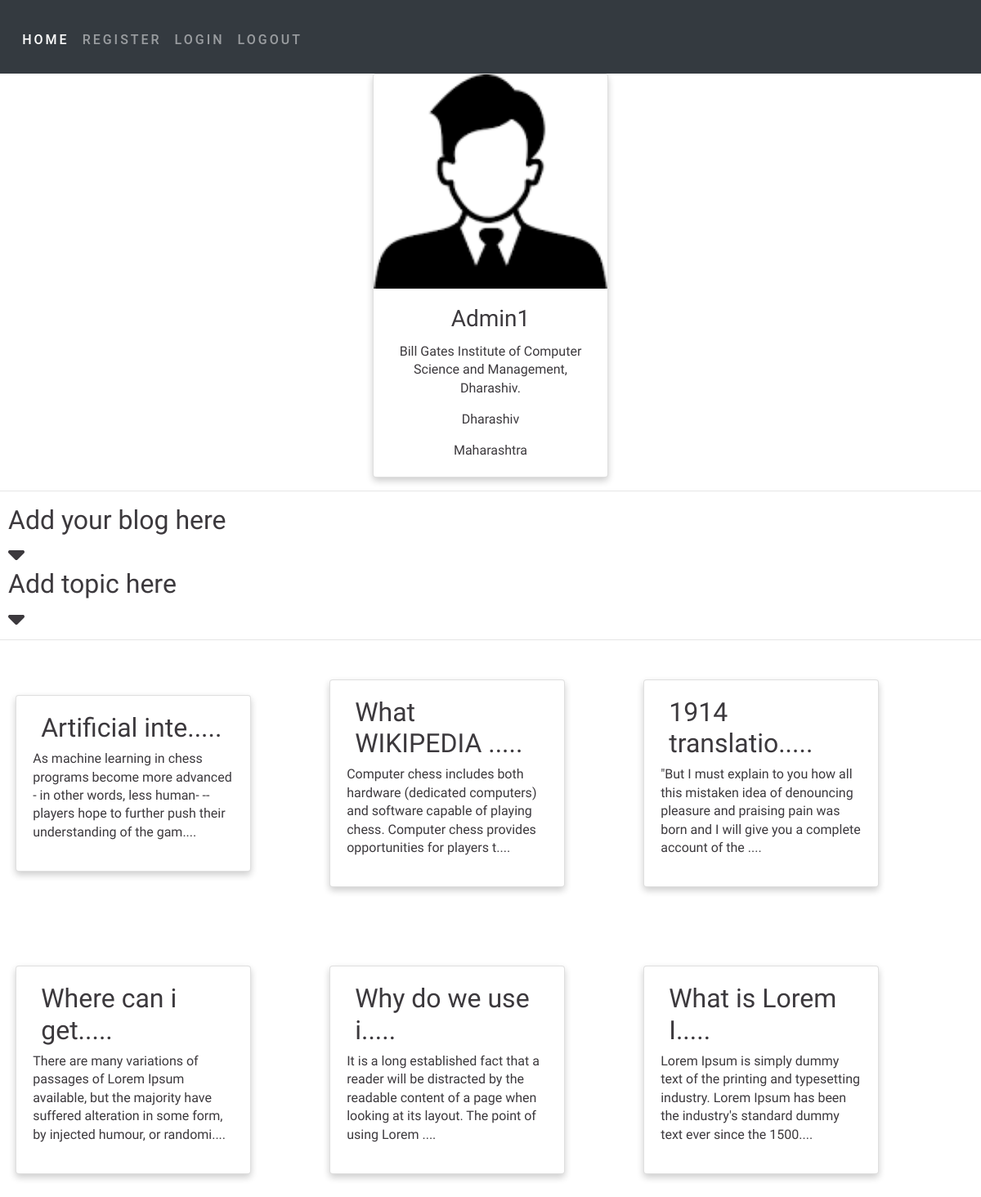
The page /Admin_panel/Dashboard.php (signed in) on the database its author committed.
### tables this page shows
CREATE TABLE `users` (
  `id` int(11) NOT NULL,
  `username` varchar(50) NOT NULL,
  `password` varchar(255) NOT NULL,
  `created_at` date NOT NULL DEFAULT current_timestamp(),
  `address` text NOT NULL,
  `city` varchar(20) NOT NULL,
  `state` varchar(20) NOT NULL
);

CREATE TABLE `posts` (
  `id` int(11) NOT NULL,
  `title` text NOT NULL,
  `content` text NOT NULL,
  `created_at` timestamp NOT NULL DEFAULT current_timestamp(),
  `created_by` varchar(20) DEFAULT NULL
);

### Admin_panel/Dashboard.php (the view, shortened to what this page needs)
<?php
require("..\db.php");
$sessionusername=$_SESSION['username'];
if(isset($_SESSION['username'])){
  $userquery="SELECT * FROM users WHERE username='$sessionusername'";
  $runUQ=mysqli_query($db,$userquery);
  $post=mysqli_fetch_assoc($runUQ);
?>
<!DOCTYPE html>
<html lang="en">
<head>
    <link rel="stylesheet" href="AdminStyle.css">
    <link rel="stylesheet" href="..\includes\all.css">
    <link rel="stylesheet" href="https://stackpath.bootstrapcdn.com/bootstrap/4.3.1/css/bootstrap.min.css">
    <link rel="stylesheet" href="..\includes\style.css">
</head>
<body class="dashboard-body" onload="document.addblogform.reset();">
<nav class="navbar navbar-expand-lg navbar-dark bg-dark">
  <div class="collapse navbar-collapse" id="navbarNavDropdown">
  <ul class="navbar-nav" type="none">
      <li class="nav-item active">
        <a class="nav-link" href="../index.php">Home <span class="sr-only">(current)</span></a>
      </li>
      <li class="nav-item">
        <a class="nav-link" href="register.php">Register</a>
      </li>
      <li class="nav-item">
        <a class="nav-link" href="login.php">Login</a>
      </li>
      <li class="nav-item">
        <a class="nav-link" href="logout.php">Logout</a>
      </li>
    </ul>
  </div>
</nav>
<center>
<div class="card" style="width: 18rem;">
  <img src="../images/userlogo.jpg" class="card-img-top" alt="...">
  <div class="card-body">
    <h3 class="card-title"><?=$post['username']?></h3>
    <p class="card-text"><?=$post['address']?></p>
    <p class="card-text"><?=$post['city']?></p>
    <p class="card-text"><?=$post['state']?></p>
  </div>
</div>
</center>
<hr>
<h2>Add your blog here<a id="dropButton"><i class="fa fa-sort-desc"></i></a></h2>
<?php if($sessionusername=="Admin1" || $sessionusername=="Admin2" || $sessionusername=="Admin3" || $sessionusername=="Admin4" || $sessionusername=="Admin5"){?>
      <h2>Add topic here<a id="dropButton1"><i class="fa fa-sort-desc"></i></a></h2>
      <?php }?>
<hr>
<div class="container">
<?php
$postQuery="SELECT * FROM posts WHERE created_by='$sessionusername' ORDER BY id DESC LIMIT 9";
$runPQ=mysqli_query($db,$postQuery);
while($post=mysqli_fetch_assoc($runPQ)){?>
<div class="blog-content">
    <div class="card" style="width: 18rem;">
  <div class="card-body">
  <h2><?php echo substr($post['title'],0,15); ?>.....</h2>
  <p><?php echo substr($post['content'],0,150); ?>....</p>
  </div>
</div>
</div>
<?php
}
?>
</div>
</body>
</html>
<?php }
else{
  header("location: login.php");
}
?>

### Admin_panel/AdminStyle.css (style rules this page uses)
* { padding: 0; margin: 0; }
.nav-item a { display: inline-block; }
.card { max-width: 400px; box-shadow: 0 4px 8px 0 rgba(0,0,0,0.2); transition: 0.3s; margin: auto; }
.container { margin-left: 10px; margin: 0px auto; padding: 0 0.2rem; display: grid; grid-template-columns: repeat(3, 0.01fr); gap: 2rem; }
#addblog, #dropButton, #dropButton1 { display: block; }
h2,h3 { margin: 10px; }

### includes/style.css (style rules this page uses)
:root { --Playfair: 'Playfair Display', serif; --Quicksand: 'Quicksand', sans-serif; --Roboto: 'Roboto', sans-serif; --dark: #3c393d; --exDark: #2b2b2b; }
* { padding: 0; margin: 0; font-family: var(--Quicksand); }
body { line-height: 1.4; color: var(--dark); }
img { width: 100%; display: block; }
.container { max-width: 1320px; margin: 0 auto; padding: 0 1.2rem; }
.navbar { background: rgba(0, 0, 0, 0.6); padding: 1.2rem; }
.navbar-nav { padding: 0.8rem 0 0.2rem 0; text-align: center; }
.navbar-nav a { text-transform: uppercase; font-family: var(--Roboto); letter-spacing: 1px; font-weight: 500; color: #fff; text-decoration: none; display: inline-block; padding: 0.4rem 0.1rem; letter-spacing: 3px; transition: opacity 0.5s ease; }
.blog-content { margin: 2rem 0; }
@media screen and (min-width: 540px) { .navbar-nav a { padding-right: 1.2rem; padding-left: 1.2rem; } }
@media screen and (min-width: 768px) { .blog-content { display: grid; grid-template-columns: repeat(2, 1fr); gap: 2rem; } }
@media screen and (min-width: 992px) { .blog-content { grid-template-columns: repeat(3, 1fr); } }

### rows shown on the page
users: username "Admin1", address "Bill Gates Institute of Computer Science and Management, Dharashiv.", city "Dharashiv", state "Maharashtra"
posts: title "Artificial inte", content "As machine learning in chess programs become more advanced - in other words, less human- --players hope to further push their understanding of the gam"
posts: title "What WIKIPEDIA", content "Computer chess includes both hardware (dedicated computers) and software capable of playing chess. Computer chess provides opportunities for players t"
posts: title "1914 translatio", content "\"But I must explain to you how all this mistaken idea of denouncing pleasure and praising pain was born and I will give you a complete account of the"
posts: title "Where can i get", content "There are many variations of passages of Lorem Ipsum available, but the majority have suffered alteration in some form, by injected humour, or randomi"
posts: title "Why do we use i", content "It is a long established fact that a reader will be distracted by the readable content of a page when looking at its layout. The point of using Lorem"
posts: title "What is Lorem I", content "Lorem Ipsum is simply dummy text of the printing and typesetting industry. Lorem Ipsum has been the industry's standard dummy text ever since the 1500"
